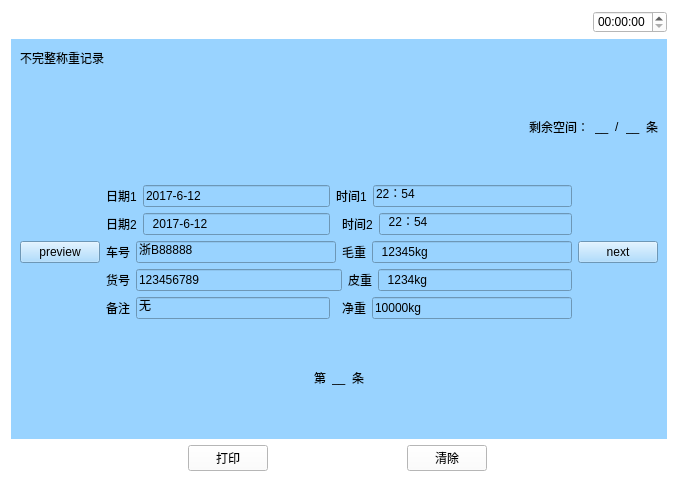
<?xml version="1.0" encoding="UTF-8"?>
<ui version="4.0">
 <class>Buwanzheng_chaxun</class>
 <widget class="QWidget" name="Buwanzheng_chaxun">
  <property name="geometry">
   <rect>
    <x>0</x>
    <y>0</y>
    <width>678</width>
    <height>482</height>
   </rect>
  </property>
  <property name="windowTitle">
   <string>Form</string>
  </property>
  <property name="styleSheet">
   <string notr="true">background-color: rgb(255, 255, 255);</string>
  </property>
  <layout class="QVBoxLayout" name="verticalLayout_3" stretch="1,5,1">
   <item>
    <layout class="QHBoxLayout" name="horizontalLayout_5">
     <item>
      <widget class="QPushButton" name="pushButton">
       <property name="text">
        <string/>
       </property>
       <property name="icon">
        <iconset resource="myimages.qrc">
         <normaloff>:/image/images/4g.png</normaloff>:/image/images/4g.png</iconset>
       </property>
       <property name="flat">
        <bool>true</bool>
       </property>
      </widget>
     </item>
     <item>
      <widget class="QPushButton" name="pushButton_2">
       <property name="text">
        <string/>
       </property>
       <property name="icon">
        <iconset resource="myimages.qrc">
         <normaloff>:/image/images/wireless.svg</normaloff>:/image/images/wireless.svg</iconset>
       </property>
       <property name="flat">
        <bool>true</bool>
       </property>
      </widget>
     </item>
     <item>
      <widget class="QPushButton" name="pushButton_3">
       <property name="text">
        <string/>
       </property>
       <property name="icon">
        <iconset resource="myimages.qrc">
         <normaloff>:/image/images/bl.svg</normaloff>:/image/images/bl.svg</iconset>
       </property>
       <property name="flat">
        <bool>true</bool>
       </property>
      </widget>
     </item>
     <item>
      <widget class="QPushButton" name="pushButton_4">
       <property name="text">
        <string/>
       </property>
       <property name="icon">
        <iconset resource="myimages.qrc">
         <normaloff>:/image/images/locate.svg</normaloff>:/image/images/locate.svg</iconset>
       </property>
       <property name="flat">
        <bool>true</bool>
       </property>
      </widget>
     </item>
     <item>
      <spacer name="horizontalSpacer_4">
       <property name="orientation">
        <enum>Qt::Horizontal</enum>
       </property>
       <property name="sizeHint" stdset="0">
        <size>
         <width>40</width>
         <height>20</height>
        </size>
       </property>
      </spacer>
     </item>
     <item>
      <widget class="QTimeEdit" name="timeEdit_2"/>
     </item>
    </layout>
   </item>
   <item>
    <widget class="QWidget" name="widget" native="true">
     <property name="sizePolicy">
      <sizepolicy hsizetype="Preferred" vsizetype="Preferred">
       <horstretch>0</horstretch>
       <verstretch>0</verstretch>
      </sizepolicy>
     </property>
     <property name="contextMenuPolicy">
      <enum>Qt::DefaultContextMenu</enum>
     </property>
     <property name="styleSheet">
      <string notr="true">background-color: rgb(153, 211, 255);</string>
     </property>
     <layout class="QVBoxLayout" name="verticalLayout_2">
      <item>
       <layout class="QHBoxLayout" name="horizontalLayout">
        <item>
         <widget class="QLabel" name="label">
          <property name="text">
           <string>不完整称重记录</string>
          </property>
         </widget>
        </item>
        <item>
         <spacer name="horizontalSpacer">
          <property name="orientation">
           <enum>Qt::Horizontal</enum>
          </property>
          <property name="sizeHint" stdset="0">
           <size>
            <width>40</width>
            <height>20</height>
           </size>
          </property>
         </spacer>
        </item>
        <item>
         <layout class="QVBoxLayout" name="verticalLayout"/>
        </item>
       </layout>
      </item>
      <item>
       <layout class="QHBoxLayout" name="horizontalLayout_26">
        <item>
         <spacer name="horizontalSpacer_7">
          <property name="orientation">
           <enum>Qt::Horizontal</enum>
          </property>
          <property name="sizeHint" stdset="0">
           <size>
            <width>40</width>
            <height>20</height>
           </size>
          </property>
         </spacer>
        </item>
        <item>
         <widget class="QLabel" name="label_26">
          <property name="text">
           <string>剩余空间：</string>
          </property>
         </widget>
        </item>
        <item>
         <widget class="QLabel" name="label_27">
          <property name="text">
           <string>__</string>
          </property>
         </widget>
        </item>
        <item>
         <widget class="QLabel" name="label_28">
          <property name="text">
           <string>/</string>
          </property>
         </widget>
        </item>
        <item>
         <widget class="QLabel" name="label_29">
          <property name="text">
           <string>__</string>
          </property>
         </widget>
        </item>
        <item>
         <widget class="QLabel" name="label_30">
          <property name="text">
           <string>条</string>
          </property>
         </widget>
        </item>
       </layout>
      </item>
      <item>
       <layout class="QGridLayout" name="gridLayout" rowstretch="1,2,2,1,1">
        <item row="2" column="1" colspan="2">
         <layout class="QHBoxLayout" name="horizontalLayout_6">
          <item>
           <widget class="QLabel" name="label_4">
            <property name="text">
             <string>车号</string>
            </property>
           </widget>
          </item>
          <item>
           <widget class="QLineEdit" name="lineEdit_3">
            <property name="text">
             <string>浙B88888</string>
            </property>
           </widget>
          </item>
         </layout>
        </item>
        <item row="4" column="1">
         <layout class="QHBoxLayout" name="horizontalLayout_8">
          <item>
           <widget class="QLabel" name="label_6">
            <property name="text">
             <string>备注</string>
            </property>
           </widget>
          </item>
          <item>
           <widget class="QLineEdit" name="lineEdit_5">
            <property name="text">
             <string>无</string>
            </property>
           </widget>
          </item>
         </layout>
        </item>
        <item row="0" column="1">
         <layout class="QHBoxLayout" name="horizontalLayout_3">
          <item>
           <widget class="QLabel" name="label_2">
            <property name="text">
             <string>日期1</string>
            </property>
           </widget>
          </item>
          <item>
           <widget class="QLineEdit" name="lineEdit">
            <property name="text">
             <string>2017-6-12 </string>
            </property>
           </widget>
          </item>
         </layout>
        </item>
        <item row="2" column="5">
         <widget class="QPushButton" name="pushButton_6">
          <property name="text">
           <string>next</string>
          </property>
         </widget>
        </item>
        <item row="3" column="4">
         <layout class="QHBoxLayout" name="horizontalLayout_10">
          <item>
           <widget class="QLabel" name="label_8">
            <property name="text">
             <string>皮重</string>
            </property>
           </widget>
          </item>
          <item>
           <widget class="QLineEdit" name="lineEdit_7">
            <property name="text">
             <string>  1234kg </string>
            </property>
           </widget>
          </item>
         </layout>
        </item>
        <item row="3" column="1" colspan="3">
         <layout class="QHBoxLayout" name="horizontalLayout_7">
          <item>
           <widget class="QLabel" name="label_5">
            <property name="text">
             <string>货号</string>
            </property>
           </widget>
          </item>
          <item>
           <widget class="QLineEdit" name="lineEdit_4">
            <property name="text">
             <string>123456789</string>
            </property>
           </widget>
          </item>
         </layout>
        </item>
        <item row="0" column="2" colspan="3">
         <layout class="QHBoxLayout" name="horizontalLayout_9">
          <item>
           <widget class="QLabel" name="label_7">
            <property name="text">
             <string>时间1</string>
            </property>
           </widget>
          </item>
          <item>
           <widget class="QLineEdit" name="lineEdit_6">
            <property name="text">
             <string>22：54</string>
            </property>
           </widget>
          </item>
         </layout>
        </item>
        <item row="1" column="3" colspan="2">
         <layout class="QHBoxLayout" name="horizontalLayout_12">
          <item>
           <widget class="QLabel" name="label_10">
            <property name="text">
             <string>时间2</string>
            </property>
           </widget>
          </item>
          <item>
           <widget class="QLineEdit" name="lineEdit_9">
            <property name="text">
             <string>  22：54 </string>
            </property>
           </widget>
          </item>
         </layout>
        </item>
        <item row="1" column="1">
         <layout class="QHBoxLayout" name="horizontalLayout_4">
          <item>
           <widget class="QLabel" name="label_3">
            <property name="text">
             <string>日期2</string>
            </property>
           </widget>
          </item>
          <item>
           <widget class="QLineEdit" name="lineEdit_2">
            <property name="text">
             <string>  2017-6-12 </string>
            </property>
           </widget>
          </item>
         </layout>
        </item>
        <item row="2" column="3" colspan="2">
         <layout class="QHBoxLayout" name="horizontalLayout_13">
          <item>
           <widget class="QLabel" name="label_11">
            <property name="text">
             <string>毛重</string>
            </property>
           </widget>
          </item>
          <item>
           <widget class="QLineEdit" name="lineEdit_10">
            <property name="text">
             <string>  12345kg </string>
            </property>
           </widget>
          </item>
         </layout>
        </item>
        <item row="1" column="0" rowspan="3">
         <widget class="QPushButton" name="preview">
          <property name="text">
           <string>preview</string>
          </property>
         </widget>
        </item>
        <item row="4" column="3" colspan="2">
         <layout class="QHBoxLayout" name="horizontalLayout_11">
          <item>
           <widget class="QLabel" name="label_9">
            <property name="text">
             <string>净重</string>
            </property>
           </widget>
          </item>
          <item>
           <widget class="QLineEdit" name="lineEdit_8">
            <property name="text">
             <string>10000kg</string>
            </property>
           </widget>
          </item>
         </layout>
        </item>
       </layout>
      </item>
      <item>
       <layout class="QHBoxLayout" name="horizontalLayout_25">
        <item>
         <spacer name="horizontalSpacer_5">
          <property name="orientation">
           <enum>Qt::Horizontal</enum>
          </property>
          <property name="sizeHint" stdset="0">
           <size>
            <width>40</width>
            <height>20</height>
           </size>
          </property>
         </spacer>
        </item>
        <item>
         <widget class="QLabel" name="label_23">
          <property name="text">
           <string>第</string>
          </property>
         </widget>
        </item>
        <item>
         <widget class="QLabel" name="label_24">
          <property name="text">
           <string>__</string>
          </property>
         </widget>
        </item>
        <item>
         <widget class="QLabel" name="label_25">
          <property name="text">
           <string>条</string>
          </property>
         </widget>
        </item>
        <item>
         <spacer name="horizontalSpacer_6">
          <property name="orientation">
           <enum>Qt::Horizontal</enum>
          </property>
          <property name="sizeHint" stdset="0">
           <size>
            <width>40</width>
            <height>20</height>
           </size>
          </property>
         </spacer>
        </item>
       </layout>
      </item>
     </layout>
    </widget>
   </item>
   <item>
    <layout class="QHBoxLayout" name="horizontalLayout_2">
     <item>
      <widget class="QPushButton" name="returnIndex">
       <property name="font">
        <font>
         <family>AR PL UMing TW MBE</family>
        </font>
       </property>
       <property name="styleSheet">
        <string notr="true">border-image: url(:/image/images/index.svg);</string>
       </property>
       <property name="text">
        <string/>
       </property>
       <property name="icon">
        <iconset resource="myimages.qrc">
         <normaloff>:/image/images/index.svg</normaloff>:/image/images/index.svg</iconset>
       </property>
       <property name="iconSize">
        <size>
         <width>40</width>
         <height>40</height>
        </size>
       </property>
       <property name="flat">
        <bool>true</bool>
       </property>
      </widget>
     </item>
     <item>
      <spacer name="horizontalSpacer_8">
       <property name="orientation">
        <enum>Qt::Horizontal</enum>
       </property>
       <property name="sizeHint" stdset="0">
        <size>
         <width>40</width>
         <height>20</height>
        </size>
       </property>
      </spacer>
     </item>
     <item>
      <widget class="QPushButton" name="pushButton_8">
       <property name="text">
        <string>打印</string>
       </property>
      </widget>
     </item>
     <item>
      <spacer name="horizontalSpacer_9">
       <property name="orientation">
        <enum>Qt::Horizontal</enum>
       </property>
       <property name="sizeHint" stdset="0">
        <size>
         <width>40</width>
         <height>20</height>
        </size>
       </property>
      </spacer>
     </item>
     <item>
      <widget class="QPushButton" name="pushButton_5">
       <property name="text">
        <string>清除</string>
       </property>
      </widget>
     </item>
     <item>
      <spacer name="horizontalSpacer_2">
       <property name="orientation">
        <enum>Qt::Horizontal</enum>
       </property>
       <property name="sizeHint" stdset="0">
        <size>
         <width>40</width>
         <height>20</height>
        </size>
       </property>
      </spacer>
     </item>
     <item>
      <widget class="QPushButton" name="returnPage">
       <property name="text">
        <string/>
       </property>
       <property name="icon">
        <iconset resource="myimages.qrc">
         <normaloff>:/image/images/shangyiye.svg</normaloff>:/image/images/shangyiye.svg</iconset>
       </property>
       <property name="iconSize">
        <size>
         <width>40</width>
         <height>40</height>
        </size>
       </property>
       <property name="flat">
        <bool>true</bool>
       </property>
      </widget>
     </item>
    </layout>
   </item>
  </layout>
 </widget>
 <resources>
  <include location="myimages.qrc"/>
 </resources>
 <connections/>
</ui>
